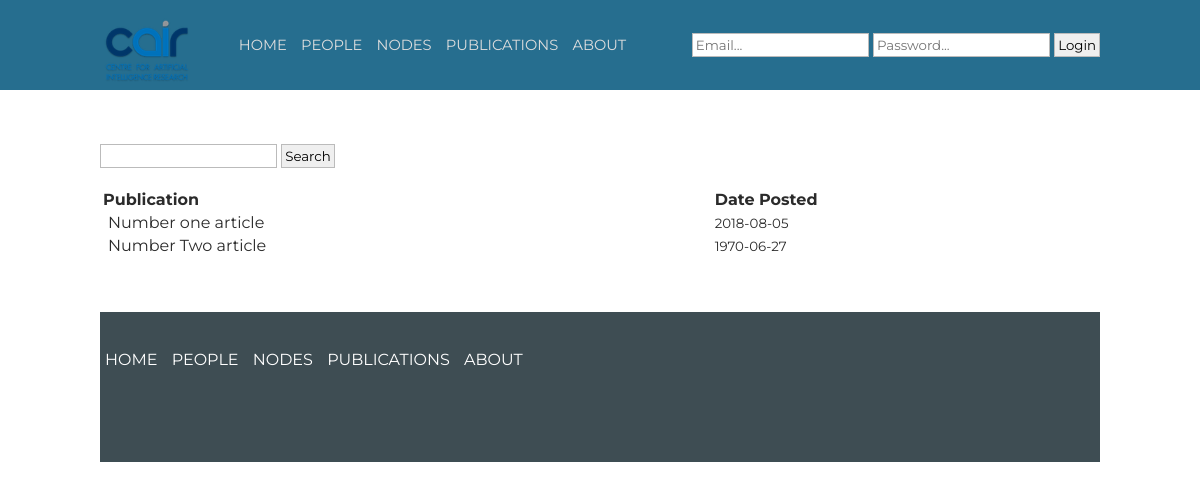
/publications.php, run on an earlier commit of the app's database.
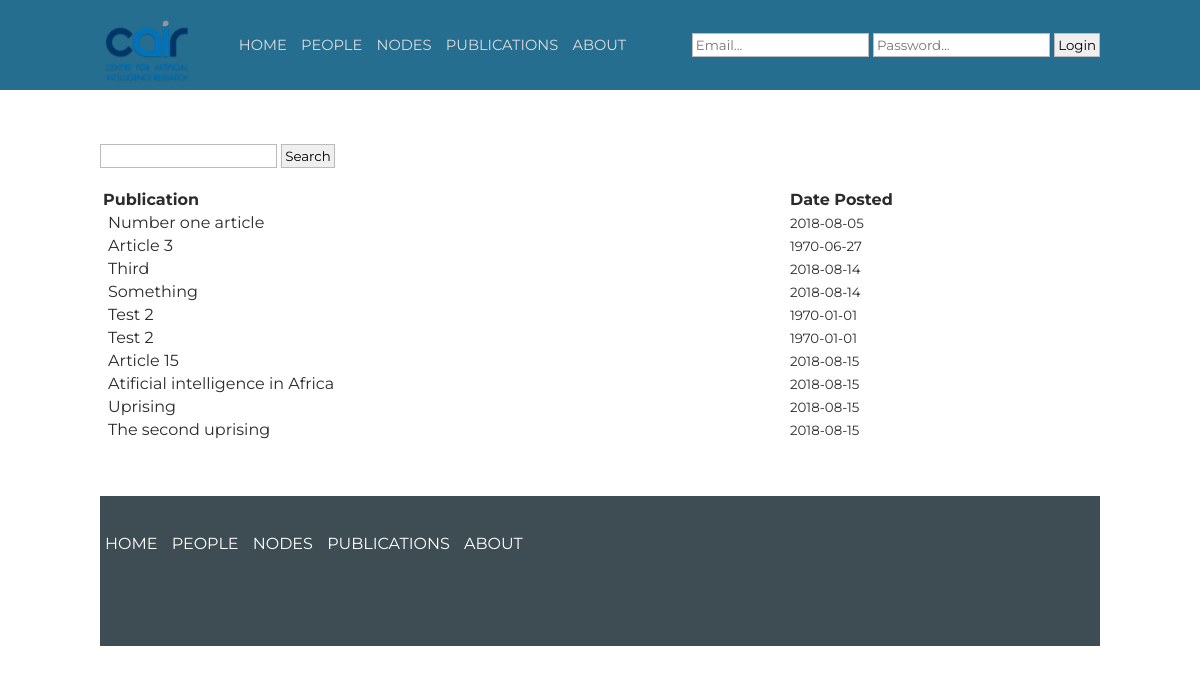
And on a later commit of the database.
### tables this page shows
CREATE TABLE `articles` (
  `article_id` int(11) NOT NULL,
  `article_title` varchar(255) NOT NULL,
  `article_author` varchar(255) NOT NULL,
  `article_content` text NOT NULL,
  `article_timestamp` int(11) NOT NULL,
  `article_url` varchar(255) NOT NULL
);

### assets/php/fetch_data.php (called while the page is built, shortened)
<?php
    include './assets/php/connection.php';
    $articles = array();
    $query = "SELECT * FROM articles";
    $articles_from_db = mysqli_query($dbc, $query);
?>

### assets/php/classes/article.php (called while the page is built, shortened)
<?php
    class Article{
        var $id;
        var $title;
        var $date;
        function __construct(){
            $this -> id = null;
            $this -> title = 'Untitled';
            $this -> date = new DateTime();
        }
        function set_details($id, $title, $authors, $abstract, $date, $url){
            $this->id = $id;
            $this->title = $title;
            $this->date = $date;
        }
        function get_id(){
            return $this->id;
        }
        function get_title(){
            return $this->title;
        }
        function get_date(){
            return $this->date;
        }
    }
?>

### publications.php (the view, shortened to what this page needs)
    <html lang="en">
    <head>
        <?php include './assets/php/dependencies.php';
?>
    </head>
    <body>
        <?php include './assets/php/header.php';?>
<div class="container">
            <div>
                <br>
                <br>
                <table style="width: 100%">
                    <tr>
                        <th style="text-align: left;">Publication</th>
                        <th style="text-align: left;">Date Posted</th>
                        <th style="text-align: left;"></th>
                    </tr>
                    <div>
                        <form method="GET" action="" id="searchform">
                            <input type="text" name="search" placeholder="">
                            <input type="submit" name="action" value="Search">
                        </form>
                    </div>
                    <br>
                    <?php
			foreach ($articles as $article):
			?>
                        <tr>
                            <td><a href="article.php?id=<?php echo $article->get_id();?>"><?php echo $article->get_title(); ?>
				</a></td>
                            <td><small><?php echo date("Y-m-d",$article->get_date());?> </small>
                            </td>
                        </tr>
                        <?php endforeach;?>
                </table>
                <br>
                <br>
</div>
                <?php include './assets/php/footer.php';?>
    </body>
    </html>

What changed in the data, as far as the page shows it:
changed articles: article_title "Number Two article" → "Article 3"
added articles: article_title "Third", article_timestamp "2018-08-14"
added articles: article_title "Something", article_timestamp "2018-08-14"
added articles: article_title "Test 2", article_timestamp "1970-01-01"
added articles: article_title "Test 2", article_timestamp "1970-01-01"
added articles: article_title "Article 15", article_timestamp "2018-08-15"
added articles: article_title "Atificial intelligence in Africa", article_timestamp "2018-08-15"
added articles: article_title "Uprising", article_timestamp "2018-08-15"
added articles: article_title "The second uprising", article_timestamp "2018-08-15"
